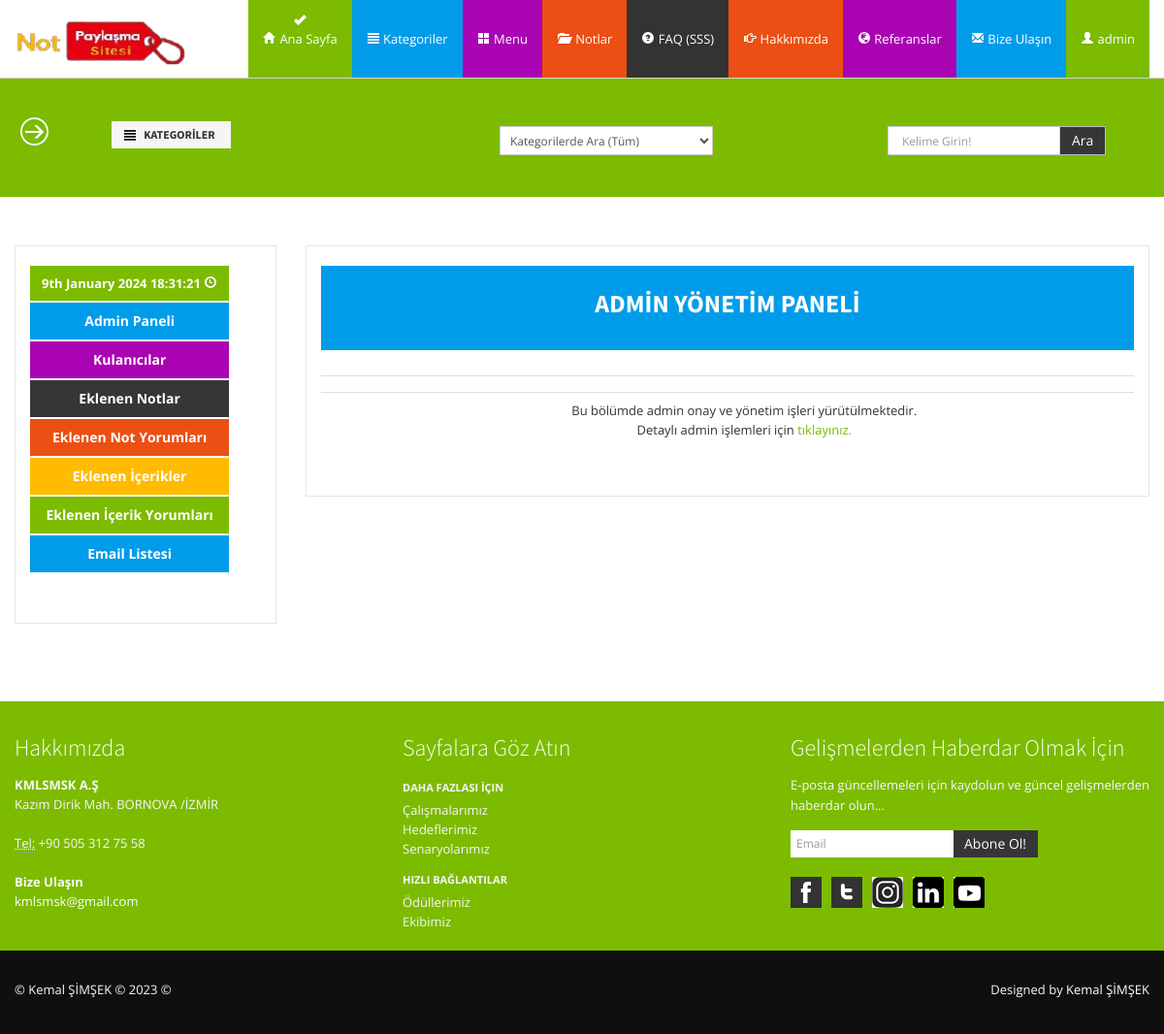
The app's page /user/admin/ (signed in) with its own data.
### home/models.py (models this page shows, shortened)
class Settings(models.Model):
    STATUS=(
        ('True', 'Evet'),
        ('False', 'Hayir'),
    )
    title=models.CharField(max_length=200)
    keywords=models.CharField(max_length=255)
    description=models.CharField(max_length=255)
    company=models.CharField(max_length=100)
    address=models.CharField(blank=True,max_length=150)
    googleMap=models.CharField(blank=True, max_length=255)
    phone=models.CharField(blank=True, max_length=20)
    fax=models.CharField(blank=True,max_length=20)
    email=models.CharField(blank=True, max_length=60)
    smtpserver=models.CharField(blank=True,max_length=30)
    smtpemail=models.CharField(blank=True,max_length=30)
    smtppassword=models.CharField(blank=True,max_length=30)
    smtpport=models.CharField(blank=True,max_length=10)
    icon=models.ImageField(blank=True, upload_to='images/')
    facebook=models.CharField(blank=True,max_length=50)
    instagram=models.CharField(blank=True,max_length=50)
    twitter=models.CharField(blank=True,max_length=50)
    youtube=models.CharField(blank=True,max_length=70)
    linkedin=models.CharField(blank=True,max_length=90)
    aboutus=RichTextUploadingField(blank=True)
    contact=RichTextUploadingField(blank=True)
    references=RichTextUploadingField(blank=True)
    status=models.CharField(max_length=10, choices=STATUS)
    create_at=models.DateTimeField(auto_now_add=True)
    update_at=models.DateTimeField(auto_now=True)

### user/views.py (the view)
# urls.py: path('admin/', admin.site.urls),
def admin (request):
    category=Category.objects.all()
    menu=Menu.objects.all()
    current_user=request.user
    settings=Settings.objects.get(pk=1)
    profile=UserProfile.objects.get(user_id=current_user.id)
    context={'category': category,
             'profile': profile,
             'menu': menu,
             'settings': settings,
             }
    return render(request, 'user_admin.html', context)

### user/templates/user_admin.html (shortened to what this page needs)
{% extends "homebase.html" %}
{% load static %}
{% block head %}
<!DOCTYPE html>
<html>
<head>
{% endblock head %}
{% block content  %}
{% include "head.html" %}
{% include "header.html" %}
{% include "search.html" %}
<section id="maincontent">
    <div class="container">
      <div class="row">
        <div class="span3">
          <aside>
            <div class="widget">
              {% include "admin_panel.html" %}
            </div>
          </aside>
        </div>
        <div class="span9">
          <aside>
            <div class="widget">
              <div class="well well-primary">
                <center><b> <h3>ADMİN YÖNETİM PANELİ </b></h3></center>
              </div>
              <table class="table">
                <thead>
                  <tr>
                    <td colspan="3">
                      </center></td>
                  </tr>
                </thead>
                <tbody>
                  <tr>
                    <td colspan="3">
                      </td>
                  </tr>
                  <tr>
                   <th><td>
                   <center> Bu bölümde admin onay ve yönetim işleri yürütülmektedir. <br>
                    Detaylı admin işlemleri için <a href="/admin"> tıklayınız.</a></center>
                   </th></td>
                  </tr>
                </tbody>
              </table>
            </div>
          </aside>
        </div>
      </div>
    </div>
  </section>
  {% endblock content  %}

### home/templates/header.html (shortened to what this page needs)
{% load static %}
<header>
  <div class="navbar navbar-fixed-top">
    <div class="navbar-inner bg-info mx-auto">
      <div class="container">
        <a class="brand logo" href="/">
          <img src="{% static "assets/img/logo.png" %}" width="180"/>
        </a>
        <div>
          <nav>
            <ul class="nav topnav">
              <li class="dropdown bg-info success active">
                <a href="/"><i class="icon-home icon-white"></i> Ana Sayfa</a>
              </li>
              {% load mptt_tags %}
              <li class="dropdown primary">
                <a href="#"><i class="icon-align-justify icon-white"></i> Kategoriler</a>
              </li>
              <li class="dropdown info">
                <a href="#"><i class=" icon-th-large icon-white"></i> Menu</a>
              </li>
              <li class="dropdown danger">
                <a href="#"><i class="icon-folder-open icon-white"></i> Notlar</a>
              </li>
              <li class="dropdown inverse">
                <a href="#"><i class="icon-question-sign icon-white"></i> FAQ (SSS) </a>
              </li>
              <li class="dropdown danger">
                <a href="#"><i class=" icon-hand-right icon-white"></i> Hakkımızda</a>
              </li>
              <li class="dropdown info">
                <a href="#"><i class="icon-globe icon-white"></i> Referanslar</a>
              </li>
              <li class="dropdown primary">
                <a href="#"><i class="icon-envelope icon-white"></i> Bize Ulaşın</a>
              </li>
              <li class="dropdown success">
                {% if user.id is not None %}
                <a href="#"> <i class="icon-user icon-white"> </i>
                   {{user.username}} </a>
                {%endif%}
              </li>
            </ul>
          </nav>
        </div>
      </div>
    </div>
  </div>
</header>

### home/templates/footer.html (shortened to what this page needs)
{% load static %}
 <footer class="footer">
  <div class="container">
    <div class="row">
      <div class="span4">
        <div class="widget">
          <h4>Hakkımızda</h4>
          <address>
        <strong>{{settings.company}} </strong><br>
        {{settings.address}}<br>
        <br>
        <abbr title="Phone">Tel:</abbr> {{settings.phone}}
        </address>
          <address>
        <strong>Bize Ulaşın</strong><br>
        <a href="mailto:{{settings.email}}">{{settings.email}}</a>
        </address>
        </div>
      </div>
      <div class="span4">
        <div class="widget">
          <h4>Sayfalara Göz Atın</h4>
          <ul class="nav nav-list regular">
            <li class="nav-header">Daha Fazlası İçin</li>
            <li><a href="#">Çalışmalarımız</a></li>
            <li><a href="#">Hedeflerimiz</a></li>
            <li><a href="#">Senaryolarımız</a></li>
            <li class="nav-header">Hızlı Bağlantılar</li>
            <li><a href="#">Ödüllerimiz</a></li>
            <li><a href="#">Ekibimiz</a></li>
          </ul>
        </div>
      </div>
      <div class="span4">
        <div class="widget">
          <h4>Gelişmelerden Haberdar Olmak İçin</h4>
          <form class="form-horizontal" action="/curriculumVitae/addlistmail/" method="post">
            <fieldset>
              <p>
                E-posta güncellemeleri için kaydolun ve güncel gelişmelerden haberdar olun...
              </p>
              <div class="input-prepend input-append">
                <input class="span2" id="email" name="email" type="text" placeholder="Email">
                <button class="btn btn-inverse" type="submit">Abone Ol!</button>
              </div>
            </fieldset>
          </form>
          <ul class="social_small">
            <li class="facebook first"><a href="{{settings.facebook}}" title="Facebook">Facebook</a></li>
            <li class="twitt"><a href="{{settings.twitter}}" title="Twitter">Twitter</a></li>
            <li class="googleplus"><a href="{{settings.instagram}}" title="Instagram">Instagram</a></li>
            <li class="flickr"><a href="{{settings.linkedin}}" title="Linkedin">Linkedin</a></li>
            <li class="dribbble"><a href="{{settings.youtube}}" title="Youtube">Youtube</a></li>
          </ul>
        </div>
      </div>
    </div>
  </div>
  <div class="verybottom">
    <div class="container">
      <div class="row">
        <div class="span6">
          <p>&copy; Kemal ŞİMŞEK &copy; 2023 &copy; </p>
        </div>
        <div class="span6">
          <div class="pull-right">
            <div class="credits">
              Designed by <a href="https://www.linkedin.com/in/kmlsmsk/"> Kemal ŞİMŞEK</a>
            </div>
          </div>
        </div>
      </div>
    </div>
  </div>
</footer>

### home/static/assets/css/docs.css (style rules this page uses)
section { padding-top: 30px; }

### home/static/assets/css/style.css (style rules this page uses)
.row { margin-bottom:20px; }
.well-primary, .carousel-caption.primary { background: #009cea; color:#fff; }
header .navbar .brand.logo { padding: 0; margin-left:0; margin-top:20px; }
header nav { margin-right:-10px; }
.navbar ul.topnav { float:right; }
.navbar .nav > li > a { float: none; padding: 30px 15px 30px; color: #777777; text-decoration: none; text-shadow: none; }
.navbar .nav .active > a, .navbar .nav .active > a:hover, .navbar .nav .active > a:focus { background-image: url(../img/icons/add.png); background-position: center 15px; background-repeat: no-repeat; -webkit-transition: all 0.2s ease; -moz-transition: all 0.2s ease-in-out; -o-transition: all 0.2s ease-in-out; -ms-transition: all 0.2s ease-in-out; transition: all 0.2s ease-in-out; color:#fff; }
.navbar .nav .primary > a, .navbar .nav .primary > a:hover, .navbar .nav .primary > a:focus { background-color: #009cea; color:#fff; }
.navbar .nav .danger > a, .navbar .nav .danger > a:hover, .navbar .nav .danger > a:focus { background-color: #ec4f13; color:#fff; }
.navbar .nav .info > a, .navbar .nav .info > a:hover, .navbar .nav .info > a:focus { background-color: #a903b3; color:#fff; }
.navbar .nav .success > a, .navbar .nav .success > a:hover, .navbar .nav .success > a:focus { background-color: #7cbb00; color:#fff; }
.navbar .nav .inverse > a, .navbar .nav .inverse > a:hover, .navbar .nav .inverse > a:focus { background-color: #333; color:#fff; }
#maincontent { z-index:1000; margin:0 0 30px; }
aside { border:1px solid #e5e5e5; padding:20px 15px 0 15px; margin: 0 0 30px 0; -webkit-border-radius: 0; -moz-border-radius: 0; border-radius: 0; }
aside .widget { margin-bottom:30px; }
.social_small { margin: 0; }
.social_small li { display: inline; list-style: none; text-indent: -9999px; margin-left: 10px; float: left; -webkit-transition: all 0.3s ease-in-out; -moz-transition: all 0.3s ease-in-out; -o-transition: all 0.3s ease-in-out; -ms-transition: all 0.3s ease-in-out; transition: all 0.3s ease-in-out; }
.social_small li.first { margin-left:0; }
.social_small li a { background-repeat: no-repeat; background-position: 0 0; display: block; height: 32px; width: 32px; }
.facebook { background: url(../img/icons/social/fb.png) no-repeat; }
.googleplus { background: url(../img/icons/social/google.png) no-repeat; }
.dribbble { background: url(../img/icons/social/dribble.png) no-repeat; }
.flickr { background: url(../img/icons/social/flickr.png) no-repeat; }
.twitt { background: url(../img/icons/social/twitter.png) no-repeat; }
footer { padding-top:30px; color:#f8f8f8; }
footer h1, footer h2, footer h3, footer h4, footer h5, footer h6 { color:#fff; }
footer a, footer a:hover { color:#fff; }
footer .verybottom { padding-top:30px; background:#0f0f0f; }
footer .nav-list li, footer .nav-list li a, footer .nav-list li.nav-header { text-shadow:none; color:#f6f6f6; }
footer .nav-list li a { text-shadow:none; }
footer .nav-list.regular .nav-header { padding: 3px 0; }
footer .nav-list.regular > li > a { padding: 0; }
footer.footer .input-append button, footer.footer .input-append input { border:none; }

### home/static/assets/color/success.css (style rules this page uses)
a { color: #7cbb00; }
header .navbar .navbar-inner li.active { border-top: 5px solid #fff; background: #7cbb00; margin-top:-5px; }
footer.footer { background:#7cbb00; }

### records on screen
Settings: company "KMLSMSK A.Ş", address "Kazım Dirik Mah. BORNOVA /İZMİR", phone "+90 505 312 75 58", email "kmlsmsk@gmail.com"

### other values on screen
{{ user.username }} "admin"
